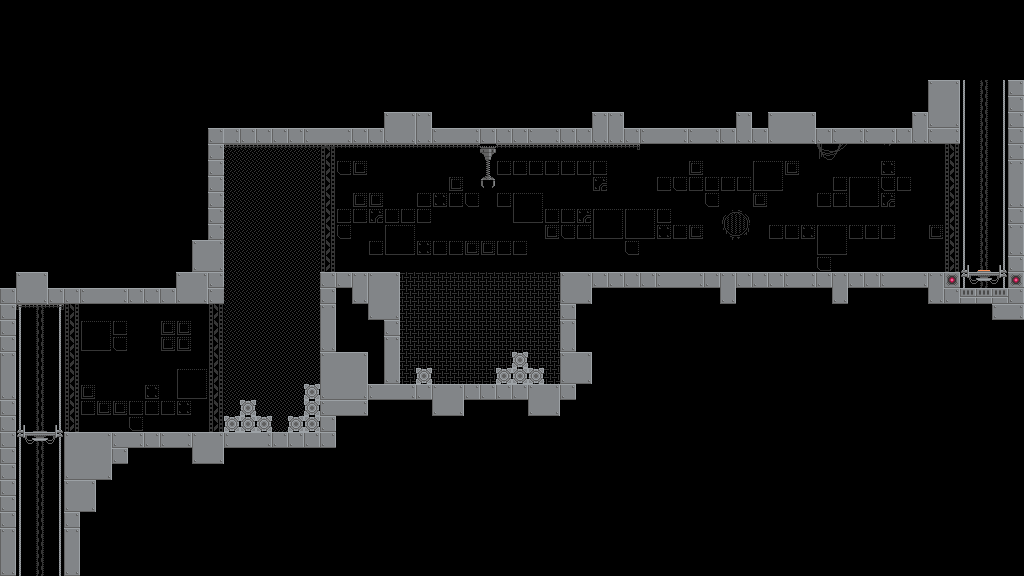

This is a level from a 2D game, rendered from its Tiled map with the project's own tilesets. A one-line summary and the map file follow, with tile-layer data summarised:
An orthogonal 64x36 tile map with 16x16 px tiles, 2 tile layers (bg, fg).

<map version="1.4" tiledversion="1.4.0" orientation="orthogonal" renderorder="right-down" compressionlevel="0" width="64" height="36" tilewidth="16" tileheight="16" infinite="0" nextlayerid="3" nextobjectid="1">
 <editorsettings>
  <export target="level1.json" format="json" />
 </editorsettings>
 <tileset firstgid="1" name="tileset" tilewidth="16" tileheight="16" tilecount="168" columns="12">
  <image source="../image/tileset.png" width="192" height="224" />
 </tileset>
 <layer id="2" name="bg" width="64" height="36">
  <data>[2304 cells, 446 non-empty, 27 distinct tile ids]</data>
 </layer>
 <layer id="1" name="fg" width="64" height="36">
  <data>[2304 cells, 283 non-empty, 29 distinct tile ids]</data>
 </layer>
</map>
